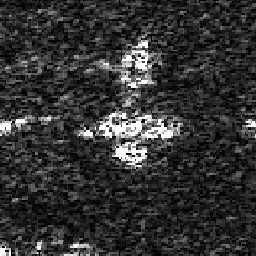
#> input picture data/input/plane1.jpg, 256 x 256 px; its folder holds 3 pictures in this run
$ python main.py
#> lines starting #> are read from the running program, lines starting #| are printed output that depends on the picture
import cv2
import numpy as np
from scipy.ndimage import maximum_filter, minimum_filter


def start():
    pics = {'Clusters', 'plane1', 'plane2'}
    for pic in pics:
        refactor_pic(pic)


def refactor_pic(name):
    img = loading_img("data/input/%s.jpg" % name)
#> in loading_img, img is the input picture: shape (256, 256, 3); min 0, max 255, mean 50.6
    # final_img = delete_noise_midpoint(img)
    # final_img = delete_noise_kernel(final_img)
    final_img = delete_noise_contraharmonic_mean(img)
    final_img = unsharp_mask(final_img)
    save_img(name, final_img)


def delete_noise_midpoint(img):
    max_f = maximum_filter(img, size=3)
    min_f = minimum_filter(img, size=3)
    return (max_f + min_f) / 2


def delete_noise_contraharmonic_mean(img):
    size = (3, 3)
    q = 0.5
    num = np.power(img, q + 1)
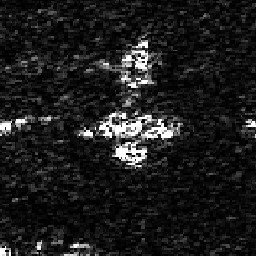
#> num: shape (256, 256, 3) float64; min 0, max 4072, mean 463.7; drawn with min black and max white
    denom = np.power(img, q)
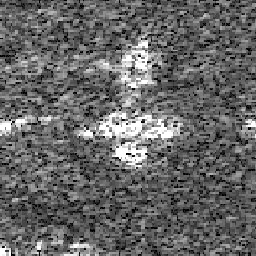
#> denom: shape (256, 256, 3) float64; min 0, max 15.97, mean 6.43; drawn with min black and max white
    kernel = np.full(size, 1.0)
    result1 = cv2.filter2D(num, -1, kernel)
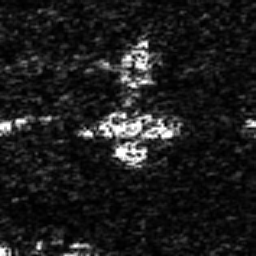
#> result1: shape (256, 256, 3) float64; min 5.2, max 36600.4, mean 4174.1; drawn with min black and max white
    result2 = cv2.filter2D(denom, -1, kernel)
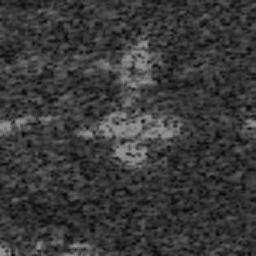
#> result2: shape (256, 256, 3) float64; min 1.73, max 143.7, mean 57.9
    return cv2.divide(result1, result2)
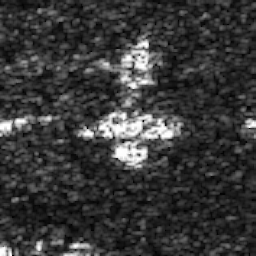
#> returned value: shape (256, 256, 3) float64; min 1.49, max 254.8, mean 56.7


def unsharp_mask(img, kernel_size=(3, 3), sigma=1.0, amount=1.0, threshold=0):
#> called with kernel_size = (3, 3), sigma = 1, amount = 1, threshold = 0
    blurred = cv2.GaussianBlur(img, kernel_size, sigma)
    sharpened = float(amount + 1) * img - float(amount) * blurred
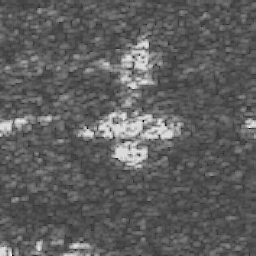
#> sharpened: shape (256, 256, 3) float64; min -93.86, max 312.9, mean 56.7; drawn with min black and max white
    sharpened = np.maximum(sharpened, np.zeros(sharpened.shape))
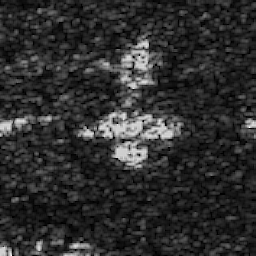
#> sharpened: shape (256, 256, 3) float64; min 0, max 312.9, mean 56.8; drawn with min black and max white
    sharpened = np.minimum(sharpened, 255 * np.ones(sharpened.shape))
    sharpened = sharpened.round().astype(np.uint8)
    if threshold > 0:
        low_contrast_mask = np.absolute(img - blurred) < threshold
        np.copyto(sharpened, img, where=low_contrast_mask)
    return sharpened


def delete_noise_kernel(img):
    kernel_sharpening = np.array([
        [-1, -1, -1],
        [-1,  9, -1],
        [-1, -1, -1]
    ])
    return cv2.filter2D(img, -1, kernel_sharpening)


def show_img(name, img):
    cv2.imshow(name, img)
    cv2.waitKey(0)


def save_img(name, img):
#> pass 2 of the loop in start, `for pic in pics:`:
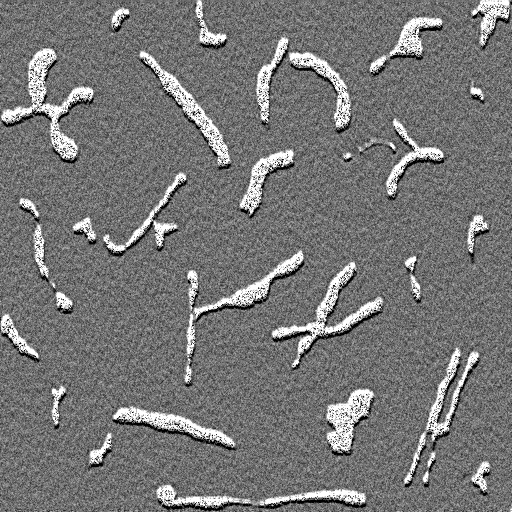
#> input picture data/input/Clusters.jpg, 512 x 512 px
#> in loading_img, img is the input picture: shape (512, 512, 3); min 0, max 255, mean 118.3
#> num: shape (512, 512, 3) float64
#> denom: shape (512, 512, 3) float64
#> in delete_noise_contraharmonic_mean (call 2), `result1 = cv2.filter2D(num, -1, kernel)`:
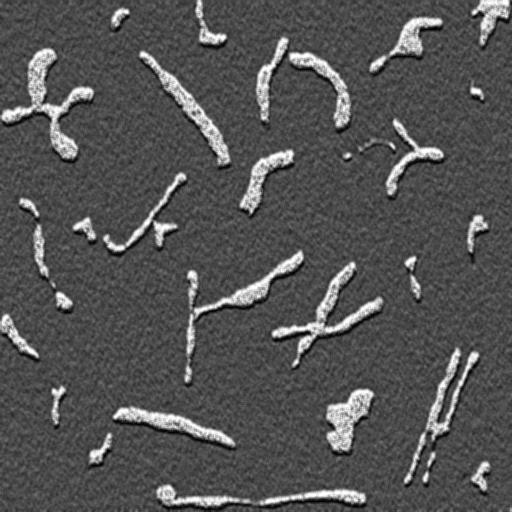
#> result1: shape (512, 512, 3) float64; min 0, max 36648.2, mean 12149.7; drawn with min black and max white
#> result2: shape (512, 512, 3) float64
#> blurred: shape (512, 512, 3) float64; 0.01% of the values are NaN or infinite; the others: min 41.57, max 255, mean 122.3
#> in unsharp_mask (call 2), `sharpened = sharpened.round().astype(np.uint8)`:
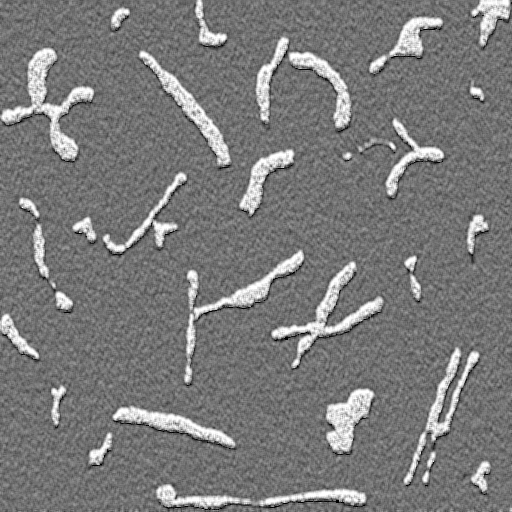
#> sharpened: shape (512, 512, 3); min 0, max 255, mean 122.3
#> pass 3 of the loop in start, `for pic in pics:`:
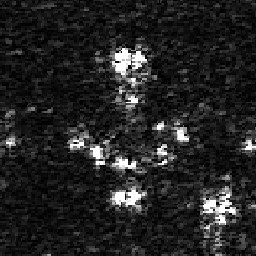
#> input picture data/input/plane2.jpg, 256 x 256 px
#> in loading_img, img is the input picture: shape (256, 256, 3); min 0, max 255, mean 35.8
#> num: shape (256, 256, 3) float64
#> in delete_noise_contraharmonic_mean (call 3), `denom = np.power(img, q)`:
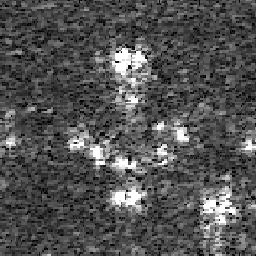
#> denom: shape (256, 256, 3) float64; min 0, max 15.97, mean 5.23; drawn with min black and max white
#> result1: shape (256, 256, 3) float64
#> result2: shape (256, 256, 3) float64
#> blurred: shape (256, 256, 3) float64
#> in unsharp_mask (call 3), `sharpened = np.maximum(sharpened, np.zeros(sharpened.shape))`:
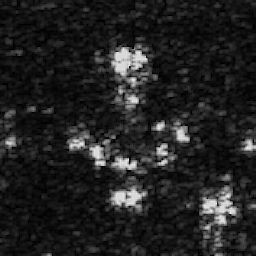
#> sharpened: shape (256, 256, 3) float64; min 0, max 298.2, mean 40.1; drawn with min black and max white
    cv2.imwrite("data/output/%s.jpg" % name, img)


def loading_img(path):
    img = cv2.imread(path)
    # ret, thresh = cv2.threshold(img, 125, 255, cv2.THRESH_BINARY)
    return img


if __name__ == '__main__':
    start()
